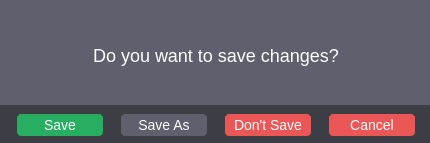
<?xml version="1.0" encoding="UTF-8"?>
<ui version="4.0">
 <class>SaveAfterCloseDialog</class>
 <widget class="QDialog" name="SaveAfterCloseDialog">
  <property name="geometry">
   <rect>
    <x>0</x>
    <y>0</y>
    <width>430</width>
    <height>143</height>
   </rect>
  </property>
  <property name="sizePolicy">
   <sizepolicy hsizetype="Fixed" vsizetype="Fixed">
    <horstretch>0</horstretch>
    <verstretch>0</verstretch>
   </sizepolicy>
  </property>
  <property name="minimumSize">
   <size>
    <width>430</width>
    <height>143</height>
   </size>
  </property>
  <property name="maximumSize">
   <size>
    <width>430</width>
    <height>143</height>
   </size>
  </property>
  <property name="windowTitle">
   <string>Save</string>
  </property>
  <property name="styleSheet">
   <string notr="true">background: #605F6E;
box-shadow: 0px 0px 4px #7B59FF;</string>
  </property>
  <widget class="QLabel" name="textLabel">
   <property name="geometry">
    <rect>
     <x>1</x>
     <y>41</y>
     <width>430</width>
     <height>28</height>
    </rect>
   </property>
   <property name="styleSheet">
    <string notr="true">
font-style: normal;
font-weight: normal;
font-size: 18px;
line-height: 23px;
color: #FFFFFF;</string>
   </property>
   <property name="lineWidth">
    <number>1</number>
   </property>
   <property name="midLineWidth">
    <number>0</number>
   </property>
   <property name="text">
    <string>Do you want to save changes?</string>
   </property>
   <property name="alignment">
    <set>Qt::AlignCenter</set>
   </property>
  </widget>
  <widget class="QPushButton" name="cancelBtn">
   <property name="geometry">
    <rect>
     <x>328</x>
     <y>113</y>
     <width>88</width>
     <height>24</height>
    </rect>
   </property>
   <property name="sizePolicy">
    <sizepolicy hsizetype="Fixed" vsizetype="Fixed">
     <horstretch>0</horstretch>
     <verstretch>0</verstretch>
    </sizepolicy>
   </property>
   <property name="minimumSize">
    <size>
     <width>0</width>
     <height>24</height>
    </size>
   </property>
   <property name="maximumSize">
    <size>
     <width>16777215</width>
     <height>26</height>
    </size>
   </property>
   <property name="styleSheet">
    <string notr="true">QPushButton
{
	background-color: #EB5757;
	border: 1px solid #3B3E3D;;
	border-radius: 5px;
	font-size: 14px;
	color: #FFFFFF;
}

QPushButton:hover
{
	background-color:  #F87E7E;
}</string>
   </property>
   <property name="text">
    <string>Cancel</string>
   </property>
  </widget>
  <widget class="QPushButton" name="notSaveBtn">
   <property name="geometry">
    <rect>
     <x>224</x>
     <y>113</y>
     <width>88</width>
     <height>24</height>
    </rect>
   </property>
   <property name="sizePolicy">
    <sizepolicy hsizetype="Fixed" vsizetype="Fixed">
     <horstretch>0</horstretch>
     <verstretch>0</verstretch>
    </sizepolicy>
   </property>
   <property name="minimumSize">
    <size>
     <width>0</width>
     <height>24</height>
    </size>
   </property>
   <property name="maximumSize">
    <size>
     <width>16777215</width>
     <height>26</height>
    </size>
   </property>
   <property name="styleSheet">
    <string notr="true">QPushButton
{
	background-color: #EB5757;
	border: 1px solid #3B3E3D;
	border-radius: 5px;
	font-size: 14px;
	color: #FFFFFF;
}
QPushButton:hover
{
	background-color: #F87E7E;
}</string>
   </property>
   <property name="text">
    <string>Don't Save</string>
   </property>
  </widget>
  <widget class="QPushButton" name="saveAsBtn">
   <property name="geometry">
    <rect>
     <x>120</x>
     <y>113</y>
     <width>88</width>
     <height>24</height>
    </rect>
   </property>
   <property name="minimumSize">
    <size>
     <width>0</width>
     <height>24</height>
    </size>
   </property>
   <property name="maximumSize">
    <size>
     <width>16777215</width>
     <height>24</height>
    </size>
   </property>
   <property name="styleSheet">
    <string notr="true">QPushButton 
{
	background-color: #605F6E;
	border: 1px solid #3B3E3D;
	border-radius: 5px;
	font-size: 14px;
	color: #FFFFFF;
}

QPushButton:hover
{
	border: 1px solid #7B59FF;
}
QPushButton:pressed
{
	background-color: #7B59FF;
}</string>
   </property>
   <property name="text">
    <string>Save As</string>
   </property>
  </widget>
  <widget class="QPushButton" name="saveBtn">
   <property name="geometry">
    <rect>
     <x>16</x>
     <y>113</y>
     <width>88</width>
     <height>24</height>
    </rect>
   </property>
   <property name="sizePolicy">
    <sizepolicy hsizetype="Fixed" vsizetype="Fixed">
     <horstretch>0</horstretch>
     <verstretch>0</verstretch>
    </sizepolicy>
   </property>
   <property name="minimumSize">
    <size>
     <width>0</width>
     <height>24</height>
    </size>
   </property>
   <property name="maximumSize">
    <size>
     <width>16777215</width>
     <height>24</height>
    </size>
   </property>
   <property name="styleSheet">
    <string notr="true">QPushButton
{
	background-color: #27AE60;
	border: 1px solid #3B3E3D;
	border-radius: 5px;
	font-size: 14px;
	color: #FFFFFF;
}

QPushButton:hover
{
	background-color:  #46CE7F;
}</string>
   </property>
   <property name="text">
    <string>Save</string>
   </property>
  </widget>
  <widget class="QLabel" name="label">
   <property name="geometry">
    <rect>
     <x>0</x>
     <y>105</y>
     <width>431</width>
     <height>39</height>
    </rect>
   </property>
   <property name="styleSheet">
    <string notr="true">background-color: #3D3D46;</string>
   </property>
   <property name="frameShadow">
    <enum>QFrame::Plain</enum>
   </property>
   <property name="text">
    <string/>
   </property>
  </widget>
  <zorder>textLabel</zorder>
  <zorder>label</zorder>
  <zorder>saveBtn</zorder>
  <zorder>saveAsBtn</zorder>
  <zorder>notSaveBtn</zorder>
  <zorder>cancelBtn</zorder>
 </widget>
 <resources/>
 <connections/>
</ui>
